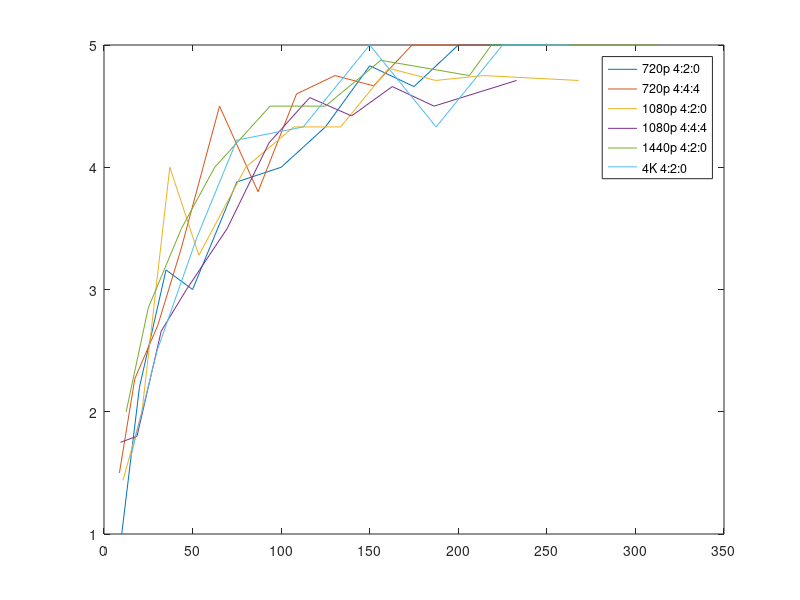

Write the MATLAB code that produced this figure.
x_720_420 = [10 20 35 50 75 100 125 150 175 200 250];
y_720_420 = [1 2.2 3.16 3 3.88 4 4.33 4.83 4.66 5 5];

x_720_444 = [10 20 35 50 75 100 125 150 175 200 250];
y_720_444 = [1.5 2.27 2.71 3.33 4.5 3.8 4.6 4.75 4.666 5 5];

x_1080_420 = [15 30 52 75 112 150 187 225 262 300 375];
y_1080_420 = [1.44 2 4 3.28 4 4.33 4.33 4.81 4.71 4.75 4.71];

x_1080_444 = [15 30 52 75 112 150 187 225 262 300 375];
y_1080_444 = [1.75 1.8 2.66 3 3.5 4.2 4.57 4.42 4.66 4.5 4.71];

x_1440_420 = [20 40 70 100 150 200 250 330 350 400 500];
y_1440_420 = [2 2.85 3.5 4 4.5 4.5 4.875 4.75 5 5 5];

x_4k_420 = [30 60 105 150 225 300 375 450 525];
y_4k_420 = [1.625 2.5 3.428 4.222 4.33 5 4.33 5 5];

figure;

plot(x_720_420, y_720_420,
	x_720_444 / 1.15, y_720_444,
	x_1080_420 / 1.4, y_1080_420,
	x_1080_444 / (1.4 * 1.15), y_1080_444,
	x_1440_420 / 1.6, y_1440_420,
	x_4k_420 / 2, y_4k_420);
legend('720p 4:2:0', '720p 4:4:4', '1080p 4:2:0', '1080p 4:4:4', '1440p 4:2:0', '4K 4:2:0');

function rate = rates(W, H, fps, chroma444, hdr10)
	rate = 125 * ((W * H) / (1280 * 720)) ^ 0.4;
	rate *= 1.0 + 0.15 * chroma444;
	rate *= 1.0 + 0.25 * hdr10;
	rate = rate * fps / 60;
endfunction

_720p_420 = rates(1280, 720, 60, 0, 0)
_720p_444 = rates(1280, 720, 60, 1, 0)

_1080p_420 = rates(1920, 1080, 60, 0, 0)
_1080p_444 = rates(1920, 1080, 60, 1, 0)

_1440p_420 = rates(2560, 1440, 60, 0, 0)
_4K_420 = rates(3840, 2160, 60, 0, 0)
